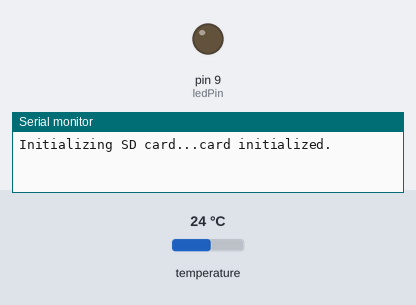
Bench run of a sketch on a simulated Arduino Uno, built with avr-gcc and run on an emulated ATmega328P. Parts: output pins drawn as LEDs (lit = HIGH), the last lines printed to the serial monitor. Inputs (shaded band) come from the test bench; at power-on: temperature 24 °C. The local clock reads 2024-03-15 10:24:30 at power-on unless the sketch sets it; storage starts empty.

Above: at 0.4 s.
At 4.0 s:
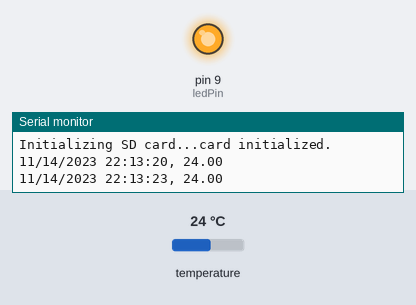
Timing chart, 0 to 6.4 s (numbered marks = the images above):
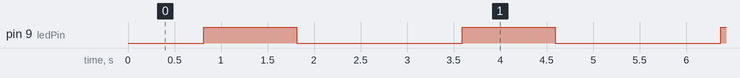

Measured:
- by itself, pin 9 (ledPin): alternates HIGH for 1.0 s and LOW for 1.8 s

The sketch:

StarterShield.ino
```cpp
/* This code is designed for the Starter Shields for the NearSpace ENAE100 Workshops
 *  Sensors incorperated on the shield
 *    DS18B22
 *    SD Logger (Adafruit)
 *    DS1307 (Adafruit)
 *  Code originally  written and commented by Tyler Boyle, September 2017
 *  Code modified by Blaire Weinberg, Fall 2019
 *  Code modified by Michael Kalin, Fall 2021
 */

// Libraries
#include <SPI.h>
#include <SD.h>
#include <OneWire.h> //install OneWire by Paul Stoffregen
#include <DallasTemperature.h> //install DallasTemperature by Miles Burton
#include <RTClib.h> //install RTClib by Adafruit

// Define constants which specify which pins we are using on our Arduino
#define ONE_WIRE_BUS 8 // Temperature probe data line
#define CS 10 // Chip Select on SD logger
#define ledPin 9 // LED

// Create the objects - what the actual sensor returns data values to
OneWire oneWire(ONE_WIRE_BUS);
DallasTemperature temp(&oneWire);
RTC_DS1307 rtc; //make sure this RTC object matches the RTC you are using! (some people might be using a PCF8523)

void setup() {
  Serial.begin(9600);

  // Make sure the logger is hooked up. If it's not nothing will run after this statement
  Serial.print("Initializing SD card...");

  if (!SD.begin(CS)) {
    Serial.println(F("Card failed, or not present"));
  }
  else {
    Serial.println(F("card initialized."));
  }

  // Initialize the sensors and get them to begin
  temp.begin();
  rtc.begin();

  //Comment out any RTC adjust lines and upload your code again after you set the RTC for the first time! Otherwise your RTC will reset every time it is powered on!
  rtc.adjust(DateTime(F(__DATE__), F(__TIME__))); // Automatically set the real-time clock, when to resetting the time of your RTC make sure to remove its battery
  // rtc.adjust(DateTime(2014, 1, 21, 3, 0, 0)); // Manually set the real-time clock

  pinMode(ledPin, OUTPUT); // Declare LED as an output pin
}

void loop() {
  // Call the sensors and have them return their data to the objects
  temp.requestTemperatures();
  DateTime now = rtc.now();

  // Assigning the values from the sensors to variables on the Arduino
  float temperature = temp.getTempCByIndex(0);

  //Store the current time in variables that we will be able to easily call upon later
  int day = now.day(), month = now.month(), year = now.year(), hour = now.hour(), minute = now.minute(), second = now.second();

  // To write to a file with this SD logger, you must first open the file
  File dataFile = SD.open("datalog.txt", FILE_WRITE);

  // If the file is available (meaning that it could open the file from the SD card), write to it:
  if (dataFile) {
    if(month < 10)
      dataFile.print(F("0"));
    dataFile.print(month);
    dataFile.print(F("/")); // Since we are printing single characters (data type of char) we could use '' instead of "", but for simplicity we will stick with double quotes
    if(day < 10) // Our RTC returns the time as an int, which means it wont have leading zeros when we print it, we add them in so our formatting stays consistant
      dataFile.print(F("0"));
    dataFile.print(day);
    dataFile.print(F("/"));
    dataFile.print(year);
    dataFile.print(F(" "));
    if(hour < 10)
      dataFile.print(F("0"));
    dataFile.print(hour);
    dataFile.print(F(":"));
    if(minute < 10)
      dataFile.print(F("0"));
    dataFile.print(minute);
    dataFile.print(F(":"));
    if(second < 10)
      dataFile.print(F("0"));
    dataFile.print(second);
    dataFile.print(F(", ")); // End each section of data with a comma, so our output is in the comma-separated-value (.csv) format

    dataFile.print(temperature);
    // Each line in our datafile now has two entries, the first entry represents the time and the second entry represents the temperature at that time
    // When we attach more sensors to our Arduino, we can uncomment the line below to add another comma, and then print the data from the sensor
    // For each new piece of data you want to print, simply add a comma at the end of the previous data entry
    // dataFile.print(F(", "));

    dataFile.println(); // End each data take (row of data) with a new line

    dataFile.close(); //It is good practice to close the datafile when you are done using it, we will open it up again when we loop back to this section of the code
  }

  // If the file isn't open, pop up an error:
  else {
    Serial.println(F("error opening datalog.txt"));
  }

  // Print to your computer too, if its connected
  //The code below is the same code as above, except we are using Serial.print() to print to our computer instead of dataFile.print() which prints to the datafile
  if(Serial) {
    if(month < 10)
      Serial.print(F("0"));
    Serial.print(month);
    Serial.print(F("/"));
    if(day < 10)
      Serial.print(F("0"));
    Serial.print(day);
    Serial.print(F("/"));
    Serial.print(year);
    Serial.print(F(" "));
    if(hour < 10)
      Serial.print(F("0"));
    Serial.print(hour);
    Serial.print(F(":"));
    if(minute < 10)
      Serial.print(F("0"));
    Serial.print(minute);
    Serial.print(F(":"));
    if(second < 10)
      Serial.print(F("0"));
    Serial.print(second);
    Serial.print(F(", "));

    Serial.print(temperature);
    //Serial.print(F(", "));

    Serial.println();
  }

  digitalWrite(ledPin, HIGH); // turn on the LED, this lets us know our code is running!
  delay(1000);

  digitalWrite(ledPin, LOW); // turn off the LED
  delay(1000);
}
```
